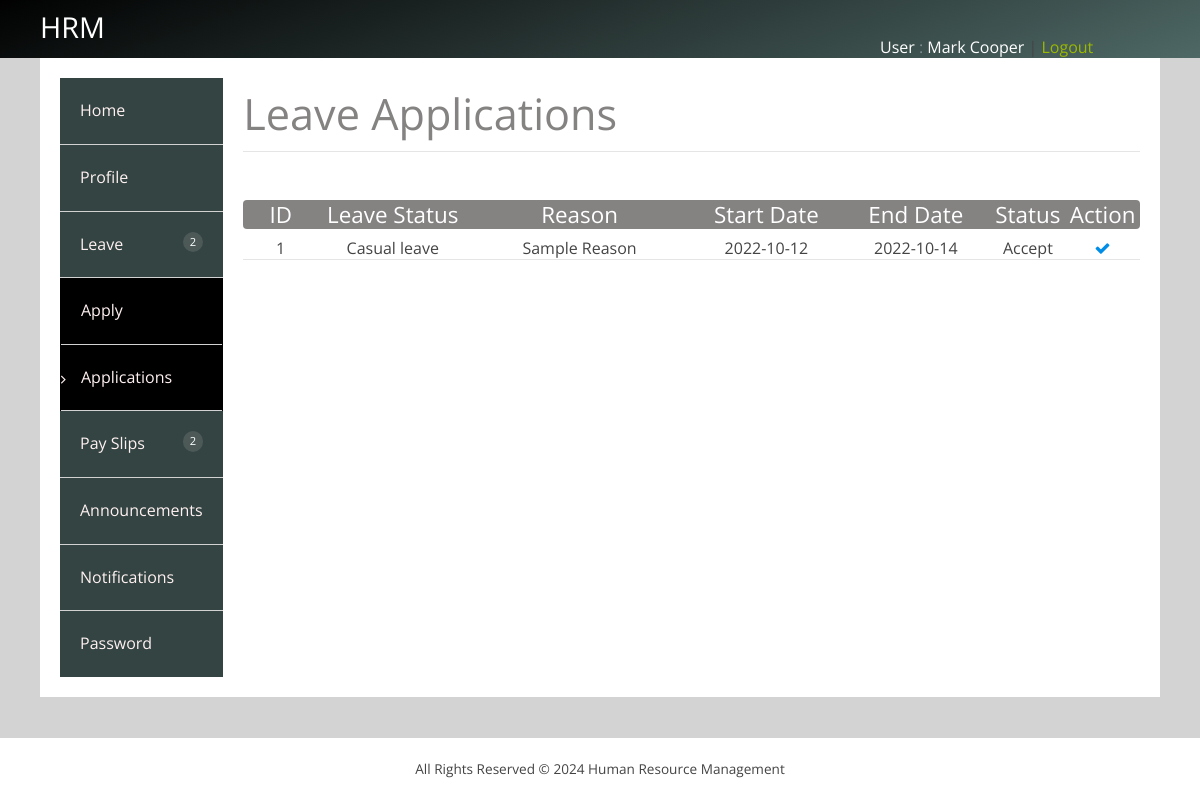
Page /user/leavestatus.php (signed in) on the committed database.
### tables this page shows
CREATE TABLE `leavedetails` (
  `Detail_Id` bigint(20) NOT NULL,
  `EmpId` bigint(20) NOT NULL,
  `TypesLeaveId` int(10) NOT NULL,
  `Reason` varchar(500) NOT NULL,
  `StateDate` date NOT NULL,
  `EndDate` date NOT NULL,
  `LeaveStatus` varchar(50) NOT NULL
);

CREATE TABLE `type_of_leave` (
  `LeaveId` bigint(20) NOT NULL,
  `Type_of_Name` varchar(50) NOT NULL
);

### user/leavestatus.php (the view, shortened to what this page needs)
<?php include('userheader.php'); ?>
<?php
  $dbs = new database();
  $db=$dbs->connection();
  $empid = $_SESSION['User']['EmployeeId'];
  $leavedetails = mysqli_query($db,"select * from leavedetails where EmpId='$empid' ");
?>
            <div class="s-12 l-10">
               <h1 style="color: #858282;">Leave Applications</h1><hr>
               	<div class="s-12 l-1">
               		<h4 style="background: #858282; color: white; text-align: center; border-radius: 4px 0px 0px 4px;">ID</h4>
               	</div>
               	<div class="s-12 l-2">
               		<h4 style="background: #858282; color: white; text-align: center;">Leave Status</h4>
               	</div>
               	<div class="s-12 l-3">
               		<h4 style="background: #858282; color: white; text-align: center;">Reason</h4>
               	</div>
               	<div class="s-12 l-2">
               		<h4 style="background: #858282; color: white; text-align: center;">Start Date</h4>
               	</div>
               	<div class="s-12 l-2">
               		<h4 style="background: #858282; color: white; text-align: center;">End Date</h4>
               	</div>
               	<div class="s-12 l-1">
               		<h4 style="background: #858282; color: white; text-align: center;">Status</h4>
               	</div>
               	<div class="s-12 l-1">
               		<h4 style="background: #858282; color: white; text-align: center; border-radius: 0px 4px 4px 0px;">Action</h4>
               	</div>
               <?php $i=1; while($rom = mysqli_fetch_assoc($leavedetails)) {
			      $typeid = $rom['TypesLeaveId'];
			      $typename = mysqli_query($db,"select * from type_of_leave where LeaveId='$typeid' ");
			      $typen = mysqli_fetch_assoc($typename); ?>
	               	<div class="s-12 l-1" style="text-align: center;"><?php $i=$i; echo $i; $i++;?></div>
	               	<div class="s-12 l-2" style="text-align: center;"><?php echo ucfirst((isset($typen['Type_of_Name']))?$typen['Type_of_Name']:""); ?></div>
	               	<div class="s-12 l-3" style="text-align: center;"><?php echo(isset($rom['Reason']))?$rom['Reason']:""; ?></div>
	               	<div class="s-12 l-2" style="text-align: center;"><?php echo(isset($rom['StateDate']))?$rom['StateDate']:""; ?></div>
	               	<div class="s-12 l-2" style="text-align: center;"><?php echo(isset($rom['EndDate']))?$rom['EndDate']:""; ?></div>
	               	<div class="s-12 l-1" style="text-align: center;"><?php echo(isset($rom['LeaveStatus']))?$rom['LeaveStatus']:""; ?></div>
	               	<?php if($rom['LeaveStatus'] == "Pending") {?>
	               		<div class="s-12 l-1" style="text-align: center;"><a onclick="history.go(0)" title="Refresh"><i class="la fa fa-refresh" style="color: #050100;" aria-hidden="true"></i></a></div>
	               	<?php } else if($rom['LeaveStatus'] == "Accept"){ ?>
	               		<div class="s-12 l-1" style="text-align: center;"><a title="Accept"><i class="fa fa-check" style="color: #008DE7;" aria-hidden="true"></i></a></div>
	               	<?php } else {?>
	               		<div class="s-12 l-1" style="text-align: center;"><a title="Denied"><i class="fa fa-times" style="color: #E83114;" aria-hidden="true"></i></a></div>
	               	<?php } ?>
	            		<hr style="margin-bottom: 10px;">
     				<?php } ?>
               </div>
<?php include('userfooter.php'); ?>

### user/css/responsee.css (style rules this page uses)
* { -webkit-box-sizing:border-box; -moz-box-sizing:border-box; box-sizing:border-box; margin:0; }
body { background:none repeat scroll 0 0 #d3d3d3; font-size:16px; font-family:"Open Sans",Arial,sans-serif; color:#444; }
h1,h2,h3,h4,h5,h6 { color:#152732; font-weight: normal; line-height: 1.3; margin:0.5rem 0; }
h1 { font-size:2.7rem; }
h4 { font-size:1.4rem; }
a, a:link, a:visited, a:hover, a:active { text-decoration:none; color:#9BB800; transition:color 0.20s linear 0s; -o-transition:color 0.20s linear 0s; -ms-transition:color 0.20s linear 0s; -moz-transition:color 0.20s linear 0s; -webkit-transition:color 0.20s linear 0s; }
hr { border: 0; border-top: 1px solid #e5e5e5; clear:both; height:0; margin:2.5rem auto; margin-top: 8px; }
.s-1, .s-2, .s-five,.s-3, .s-4, .s-5, .s-6, .s-7, .s-8, .s-9, .s-10, .s-11, .s-12, .m-1, .m-2, .m-five, .m-3, .m-4, .m-5, .m-6, .m-7, .m-8, .m-9, .m-10, .m-11, .m-12, .l-1, .l-2, .l-five, .l-3, .l-4, .l-5, .l-6, .l-7, .l-8, .l-9, .l-10, .l-11, .l-12 { float:left; position:static; }
.s-12 { width:100%; }
.margin > .s-1,.margin > .s-2,.margin > .s-five,.margin > .s-3,.margin > .s-4,.margin > .s-5,.margin > .s-6,.margin > .s-7,.margin > .s-8,.margin > .s-9,.margin > .s-10,.margin > .s-11,.margin > .s-12, .margin > .m-1,.margin > .m-2,.margin > .m-five,.margin > .m-3,.margin > .m-4,.margin > .m-5,.margin > .m-6,.margin > .m-7,.margin > .m-8,.margin > .m-9,.margin > .m-10,.margin > .m-11,.margin > .m-12, .margin > .l-1,.margin > .l-2,.margin > .l-five,.margin > .l-3,.margin > .l-4,.margin > .l-5,.margin > .l-6,.margin > .l-7,.margin > .l-8,.margin > .l-9,.margin > .l-10,.margin > .l-11,.margin > .l-12 { padding:0 0.625rem; }
.l-1 { width:8.3333%; }
.l-2 { width:16.6666%; }
.l-3 { width:25%; }
.l-10 { width:83.3333%; }

### rows in the picture
leavedetails: type_of_leave.Type_of_Name "Casual leave", Reason "Sample Reason", StateDate "2022-10-12", EndDate "2022-10-14", LeaveStatus "Accept"

### other values in the picture
$_SESSION['User']['FirstName'] "Mark"
$_SESSION['User']['LastName'] "Cooper"
